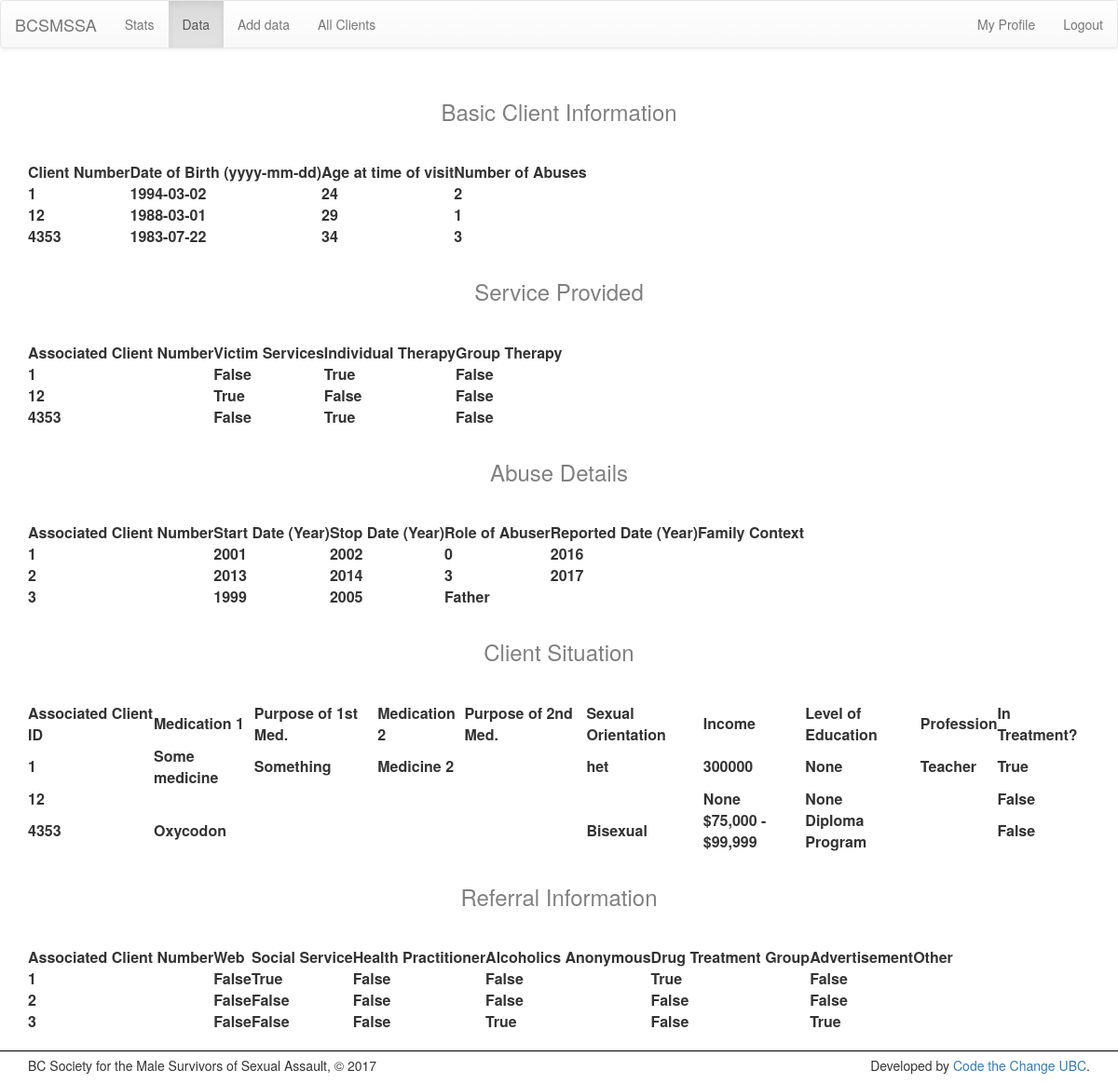
Page /data/ (signed in) on the earlier database version.
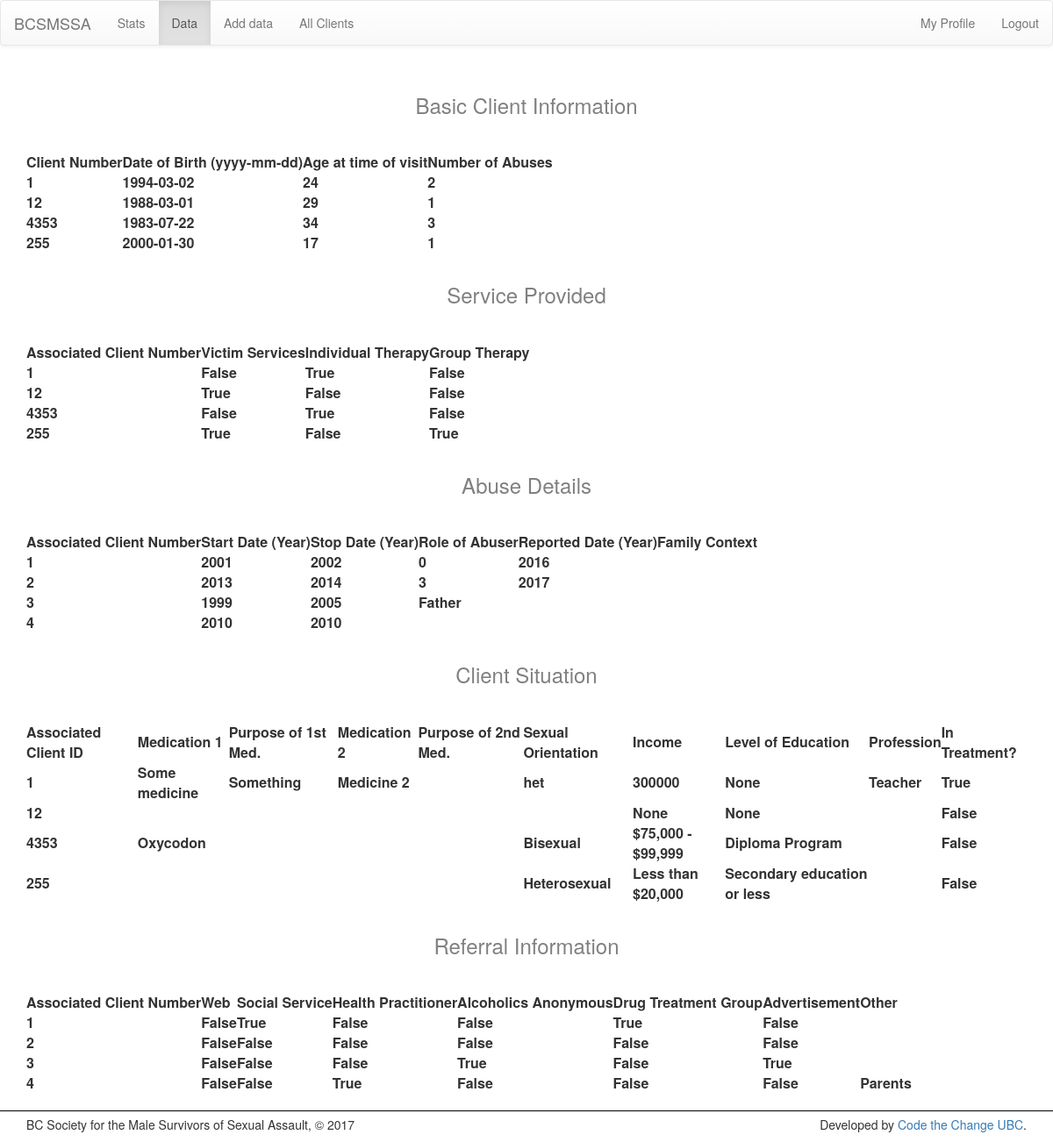
Same page on the later database version.
### stats/models.py (models this page shows, shortened)
class Client( models.Model ):
    user = models.ForeignKey(User, null=True, default=None, on_delete=models.SET_DEFAULT, verbose_name="Input by User")
    client_number       = models.IntegerField(verbose_name="Client Number", unique=True)
    date_of_birth       = models.DateField('Date of Birth (yyyy-mm-dd)')
    age                 = models.IntegerField(null=True, blank=True, default=None, verbose_name="Age at time of visit")
    number_of_abuses    = models.IntegerField(null=True, blank=True, default=None, verbose_name="Number of Abuses")
    def __str__(self):
        return str(self.client_number)
    def __iter__(self):
        for field in self._meta.fields:
            if field.name != 'id' and field.name != 'user':
                yield field.value_to_string(self)

class RequestedService(models.Model):
    client1 = models.OneToOneField(
         Client,
         on_delete=models.CASCADE,
         primary_key=True,
         verbose_name='Associated Client Number'
    )
    victim_services     = models.BooleanField(blank=True, verbose_name="Victim Services")
    individual_therapy  = models.BooleanField(blank=True, verbose_name="Individual Therapy")
    group_therapy       = models.BooleanField(blank=True, verbose_name="Group Therapy")
    def __iter__(self):
        for field in self._meta.fields:
            val = field.value_to_string(self)
            if field.name == 'client1':
                yield Client.objects.get(pk=int(val))
            else:
                yield val

class Abuse ( models.Model ):
    client              = models.ForeignKey(
        Client, on_delete = models.CASCADE,
        verbose_name='Associated Client Number'
    )
    start_date          = models.CharField(max_length=4, blank=True, verbose_name="Start Date (Year)")
    stop_date           = models.CharField(max_length=4, blank=True, verbose_name="Stop Date (Year)")
    role_of_abuser      = models.CharField(max_length=100, null=True, blank=True, verbose_name="Role of Abuser")
    reported_date       = models.CharField(max_length=4, blank=True, verbose_name="Reported Date (Year)")
    family_context      = models.CharField(max_length=12, blank=True, verbose_name="Family Context")
    def __str__(self):
        return str(self.client)
    def __iter__(self):
        for field in self._meta.fields:
            if field.name != 'id':
                val = field.value_to_string(self)
                if field.name == 'client1':
                    yield Client.objects.get(pk=int(val))
                else:
                    yield val

class CurrentSituation( models.Model ):
    abuse               = models.ForeignKey( Abuse, on_delete=models.CASCADE, verbose_name="Associated Client ID")
    het = "Heterosexual"
    hom = "Homosexual"
    bi = "Bisexual"
    trans = "Transexual"
    other = "Other"
    sex_choices = [ (het, het),
                    (hom, hom),
                    (bi, bi),
                    (trans, trans),
                    (other, other)]
    edu1 = "Secondary education or less"
    edu2 = "Diploma Program"
    edu3 = "Post-graduate - Bachelors"
    edu4 = "Post-graduate - Graduate"
    edu5 = "Post-graduate - Professional"
    edu6 = "Post-graduate - Doctorate"
    edu_choices = [ (edu1, edu1),
                    (edu2, edu2),
                    (edu3, edu3),
                    (edu4, edu4),
                    (edu5, edu5),
                    (edu6, edu6) ]
    inc1 = "Less than $20,000"
    inc2 = "$20,000 - $34,999"
    inc3 = "$35,000 - $49,999"
    inc4 = "$50,000 - $75,999"
    inc5 = "$75,000 - $99,999"
    inc6 = "$100,000 - $149,999"
    inc7 = "$150,000 - $199,999"
    inc8 = "$200,000 or more"
    income_choices = [ (inc1, inc1),
                        (inc2, inc2),
                        (inc3, inc3),
                        (inc4, inc4),
                        (inc5, inc5),
                        (inc6, inc6),
                        (inc7, inc7),
                        (inc8, inc8)]
    medication1         = models.CharField(max_length=50,   blank=True, verbose_name="Medication 1")
    purpose1            = models.CharField(max_length=150,  blank=True, verbose_name="Purpose of 1st Med.")
    medication2         = models.CharField(max_length=50,   blank=True, verbose_name="Medication 2")
    purpose2            = models.CharField(max_length=150,  blank=True, verbose_name="Purpose of 2nd Med.")
    sexual_orientation  = models.CharField(max_length=10,   blank=True, verbose_name="Sexual Orientation" ,choices=sex_choices)
    income              = models.CharField(max_length=50,   blank=True, verbose_name="Income", choices=income_choices)
    level_of_education  = models.CharField(max_length=50,   blank=True, verbose_name="Level of Education", choices=edu_choices)
    profession          = models.CharField(max_length=50,   blank=True, verbose_name="Profession")
    in_treatment        = models.BooleanField(              blank=True, verbose_name="In Treatment?")
    def __iter__(self):
        for field in self._meta.fields:
            if field.name != 'id':
                val = field.value_to_string(self)
                if field.name == 'abuse':
                    yield Abuse.objects.get(pk=int(val))
                else:
                    yield val

class Referral(models.Model):
    client = models.OneToOneField(
        Client,
        on_delete=models.CASCADE,
        primary_key=True,
        verbose_name='Associated Client Number'
    )
    web                     = models.BooleanField(default=False, blank=True, verbose_name="Web")
    social_service          = models.BooleanField(default=False, blank=True, verbose_name="Social Service")
    health_practitioner     = models.BooleanField(default=False, blank=True, verbose_name="Health Practitioner")
    alcoholics_anonymous    = models.BooleanField(default=False, blank=True, verbose_name="Alcoholics Anonymous")
    drug_treatment_group    = models.BooleanField(default=False, blank=True, verbose_name="Drug Treatment Group")
    advertisement           = models.BooleanField(default=False, blank=True, verbose_name="Advertisement")
    other                   = models.CharField(max_length=30, blank=True, verbose_name="Other")
    def __iter__(self):
        for field in self._meta.fields:
            val = field.value_to_string(self)
            if field.name == 'client1':
                yield Client.objects.get(pk=int(val))
            else:
                yield val

### stats/views.py (the view)
# urls.py: url(r'^data/$', views.data, name='data'),
@login_required
def data(request):
    data = {}
    data['clients']         = Client.objects.all()
    data['client_fields']   = Client._meta.get_fields()[5:]
    data['services']        = RequestedService.objects.all()
    data['service_fields']  = RequestedService._meta.get_fields()[0:]
    data['referrals']       = Referral.objects.all()
    data['referral_fields'] = Referral._meta.get_fields()[0:]
    data['abuses']          = Abuse.objects.all()
    data['abuse_fields']    = Abuse._meta.get_fields()[2:]
    data['situations']      = CurrentSituation.objects.all()
    data['sitch_fields']    = CurrentSituation._meta.get_fields()[1:]
    return render(request, 'stats/data.html', data)

### stats/templates/stats/data.html (shortened to what this page needs)
{% extends 'stats/base.html' %}
{% block head %}
    <link rel="stylesheet" type="text/css" href="https://cdn.datatables.net/v/dt/dt-1.10.15/datatables.min.css"/>
{% endblock %}
{% block body %}
<div class='data'>
    <h3>Basic Client Information</h3>
    <table id="clientTable">
        <thead>
            <tr>
                {% for field in client_fields %}
                    <th>{{ field.verbose_name }}</th>
                {% endfor %}
            </tr>
        </thead>
        <tbody>
            {% for client in clients %}
                <tr>
                    {% for value in client %}
                        <th>{{ value }}</th>
                    {% endfor %}
                </tr>
            {% endfor %}
        </tbody>
    </table>
    <h3>Service Provided</h3>
    <table id="servicesTable">
        <thead>
            <tr>
                {% for field in service_fields %}
                    <th>{{ field.verbose_name }}</th>
                {% endfor %}
            </tr>
        </thead>
        <tbody>
            {% for service in services %}
                <tr>
                    {% for value in service %}
                        <th>{{ value }}</th>
                    {% endfor %}
                </tr>
            {% endfor %}
        </tbody>
    </table>
    <h3>Abuse Details</h3>
    <table id="abuseTable">
        <thead>
            <tr>
                {% for field in abuse_fields %}
                    <th>{{ field.verbose_name }}</th>
                {% endfor %}
            </tr>
        </thead>
        <tbody>
            {% for abuse in abuses %}
                <tr>
                    {% for value in abuse %}
                        <th>{{ value }}</th>
                    {% endfor %}
                </tr>
            {% endfor %}
        </tbody>
    </table>
    <h3>Client Situation</h3>
    <table id="sitchTable">
        <thead>
            <tr>
                {% for field in sitch_fields %}
                    <th>{{ field.verbose_name }}</th>
                {% endfor %}
            </tr>
        </thead>
        <tbody>
            {% for sitch in situations %}
                <tr>
                    {% for value in sitch %}
                        <th>{{ value }}</th>
                    {% endfor %}
                </tr>
            {% endfor %}
        </tbody>
    </table>
    <h3>Referral Information</h3>
    <table id="referralsTable">
        <thead>
            <tr>
                {% for field in referral_fields %}
                    <th>{{ field.verbose_name }}</th>
                {% endfor %}
            </tr>
        </thead>
        <tbody>
            {% for referral in referrals %}
                <tr>
                    {% for value in referral %}
                        <th>{{ value }}</th>
                    {% endfor %}
                </tr>
            {% endfor %}
        </tbody>
    </table>
</div>
{% endblock %}

### stats/templates/stats/base.html (shortened to what this page needs)
{% load staticfiles %}
<html>
    <head>
        {% include 'stats/partials/scripts.html' %}
        {% block head %}
        {% endblock %}
    </head>
    <body>
        {% include 'stats/partials/header.html' %}
        <div class="container">
            {% block body %}
            {% endblock %}
        </div>
        {% include 'stats/partials/footer.html' %}
   </body>
</html>

### stats/templates/stats/partials/scripts.html (shortened to what this page needs)
{% load staticfiles %}
<link rel='stylesheet' type="text/css" href='https://maxcdn.bootstrapcdn.com/bootstrap/3.3.7/css/bootstrap.min.css'>
<link rel='stylesheet' type="text/css" href='https://maxcdn.bootstrapcdn.com/bootstrap/3.3.7/css/bootstrap-theme.min.css'>
<link rel="stylesheet" href="{% static 'stats/css/main.css' %}">

### stats/templates/stats/partials/header.html
<nav class="navbar navbar-default">
    <div class="container-fluid">
        <div class="navbar-header">
            <a class="navbar-brand" href="http://bc-malesurvivors.com/">BCSMSSA</a>
        </div>
        <ul class="nav navbar-nav">
            <li {% if request.resolver_match.url_name == 'statistics' %}class="active"{% endif %}><a href="/" >Stats</a></li>
            <li {% if request.resolver_match.url_name == 'data' %}class="active"{% endif %}><a href="/data">Data</a></li>
            <li {% if request.resolver_match.url_name == 'form' %}class="active"{% endif %}><a href="/form" >Add data</a></li>
            <li {% if request.resolver_match.url_name == 'clients' %}class="active"{% endif %}><a href="/clients" >All Clients</a></li>
        </ul>
        <ul class="nav navbar-nav navbar-right">
            <li {% if request.resolver_match.url_name == 'profile' %}class="active"{% endif %}><a href="/profile" >My Profile</a></li>
            <li><a href="/logout">Logout</a></li>
        </ul>
    </div>
</nav>

### stats/templates/stats/partials/footer.html
<footer>
	<div class="container-fluid">
		<div class="col-sm-6">
			<p id="left">BC Society for the Male Survivors of Sexual Assault, &copy; {% now "Y" %}</p>
		</div>
		<div class="col-sm-6">
			<p id="right">Developed by <a href="https://codethechangeubc.org">Code the Change UBC</a>.</p>
		</div>
	</div>
</footer>

### stats/static/stats/css/main.css (style rules this page uses)
div.data h3 { text-align: center; color: gray; padding: 15px 0 30px 0; }
body > footer > .container-fluid { margin-top: 20px; padding-top: 5px; bottom: 0px; border-top: 1px solid black; }
footer #right { float: right; text-align: right; }

Differences in the rows shown:
added Client: client "255" "2000-01-30" "17" "1", client_number "255"
added RequestedService: service "True" "False" "True"
added Abuse: abuse "4" "2010" "2010", client.client_number "255"
added CurrentSituation: sitch "Heterosexual" "Less than $20,000" "Secondary education or less" "False"
added Referral: referral "4" "False" "False" "True" "False" "False" "False" "Parents"
